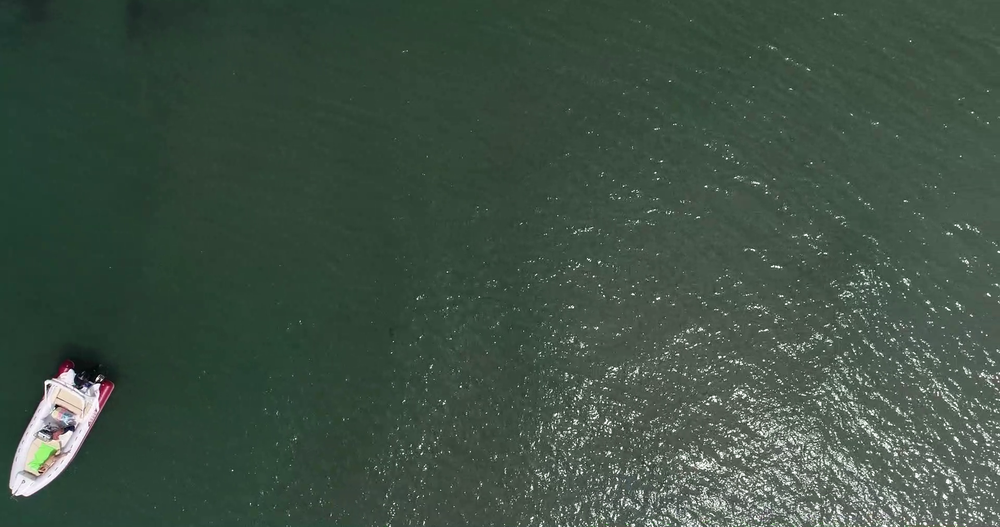
#> input picture train_segmentation/test_images_seg/16.PNG, 1000 x 527 px, shrunk from 1920 x 1012 before the run, found by its file name
$ jupyter execute --allow-errors classic-segmentation.ipynb
#> lines starting #> are read from the running program, lines starting #| are printed output that depends on the picture; after the words box and inside, x2 and y2 are one past the last pixel; in counts of white or black regions, pixels touching at a corner belong together
[cell 1]
import numpy as np
import cv2
from matplotlib import pyplot as plt
from PIL import Image


img = cv2.imread('/Users/simenallum/Documents/msc_thesis/train_segmentation/test_images_seg/16.png')
#> img is the input picture: shape (527, 1000, 3); mean B, G, R 68.2, 80.7, 62.8
gray = cv2.cvtColor(img,cv2.COLOR_BGR2GRAY)
ret, thresh = cv2.threshold(gray,0,255,cv2.THRESH_BINARY_INV+cv2.THRESH_OTSU)
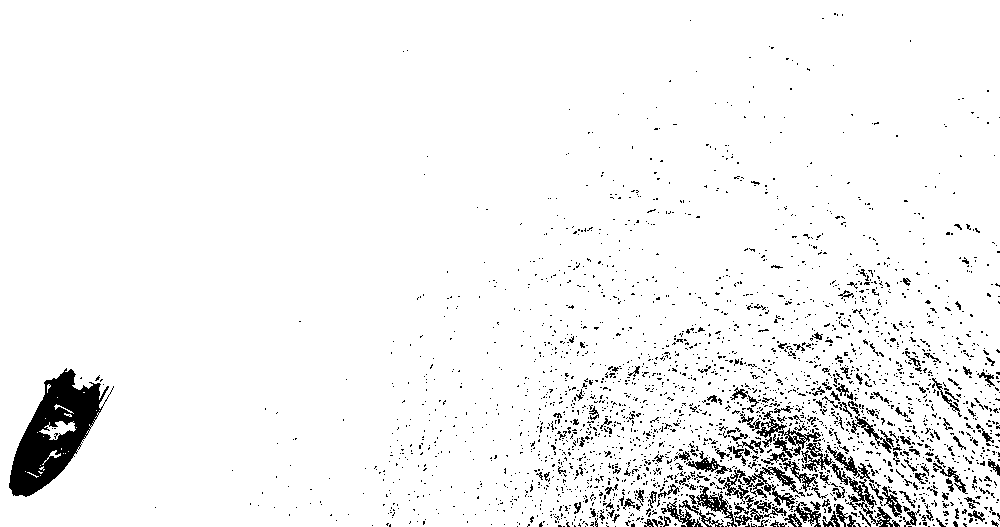
#> thresh: shape (527, 1000); 94.8% white; 2599 black regions (2427 under 20 px), largest, box (x1, y1, x2, y2) and area: (9, 368, 114, 497) 5858, (830, 464, 900, 527) 731, (743, 467, 805, 508) 723
#> ret = 123

[cell 2]
# noise removal
kernel = np.ones((3,3),np.uint8)
opening = cv2.morphologyEx(thresh,cv2.MORPH_OPEN,kernel, iterations = 2)
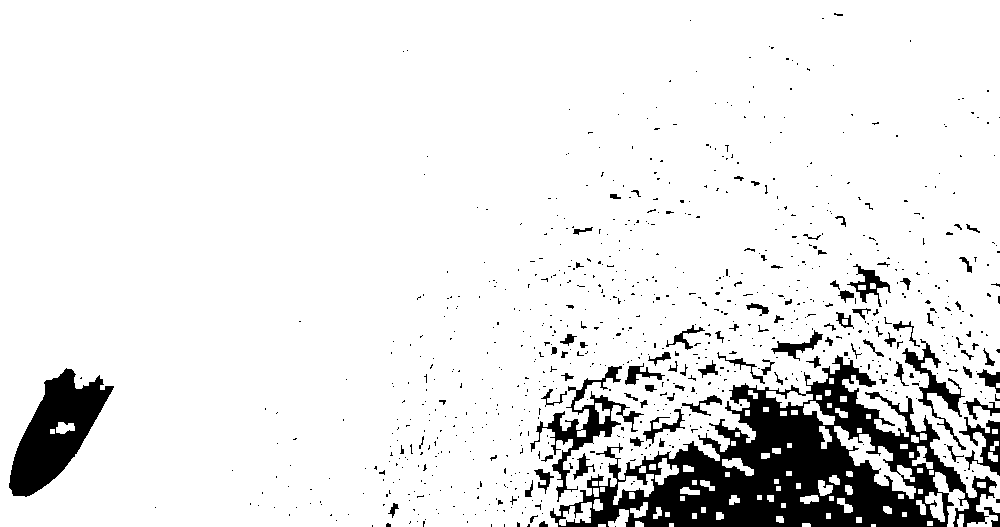
#> opening: shape (527, 1000); 90.4% white; 804 black regions (715 under 20 px), largest, box (x1, y1, x2, y2) and area: (550, 355, 997, 527) 30127, (9, 368, 114, 497) 6447, (530, 366, 644, 502) 2636

# sure background area
sure_bg = cv2.dilate(opening,kernel,iterations=3)
#> sure_bg: shape (527, 1000); 96.3% white; 60 black regions (34 under 20 px), largest, box (x1, y1, x2, y2) and area: (651, 393, 924, 527) 12258, (13, 372, 106, 493) 4708, (838, 395, 909, 465) 771

# Finding sure foreground area
dist_transform = cv2.distanceTransform(opening,cv2.DIST_L2,5)
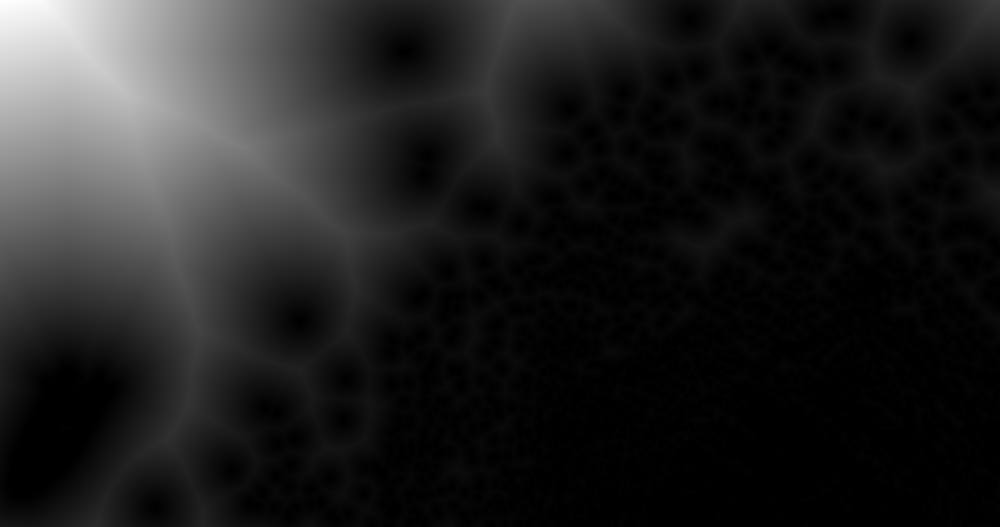
#> dist_transform: shape (527, 1000) float32; min 0, max 381, mean 49.5; drawn with min black and max white
ret, sure_fg = cv2.threshold(dist_transform,0.7*dist_transform.max(),255,0)
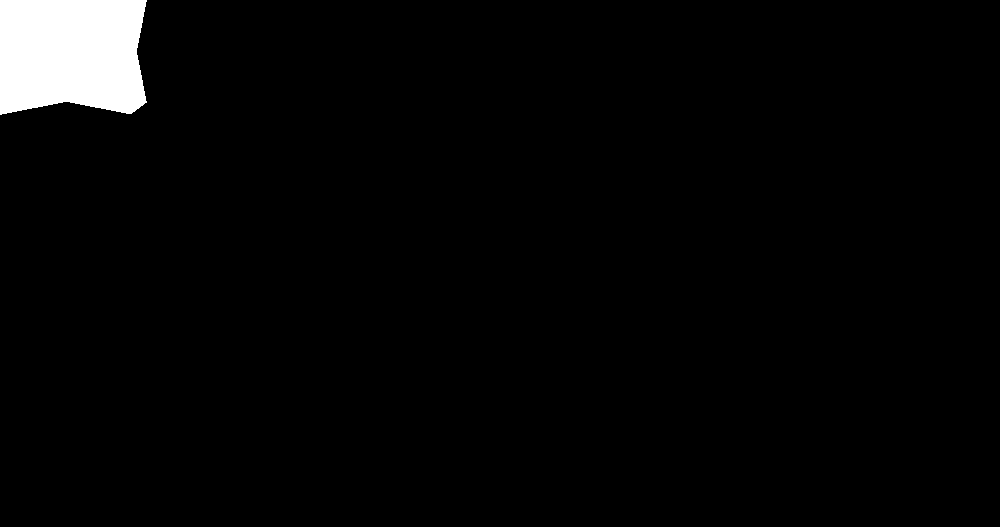
#> sure_fg: shape (527, 1000) float32; 2.9% white; 1 white region, box (x1, y1, x2, y2) and area: (0, 0, 147, 115) 15384
#> ret = 266.7

# Finding unknown region
sure_fg = np.uint8(sure_fg)
unknown = cv2.subtract(sure_bg,sure_fg)
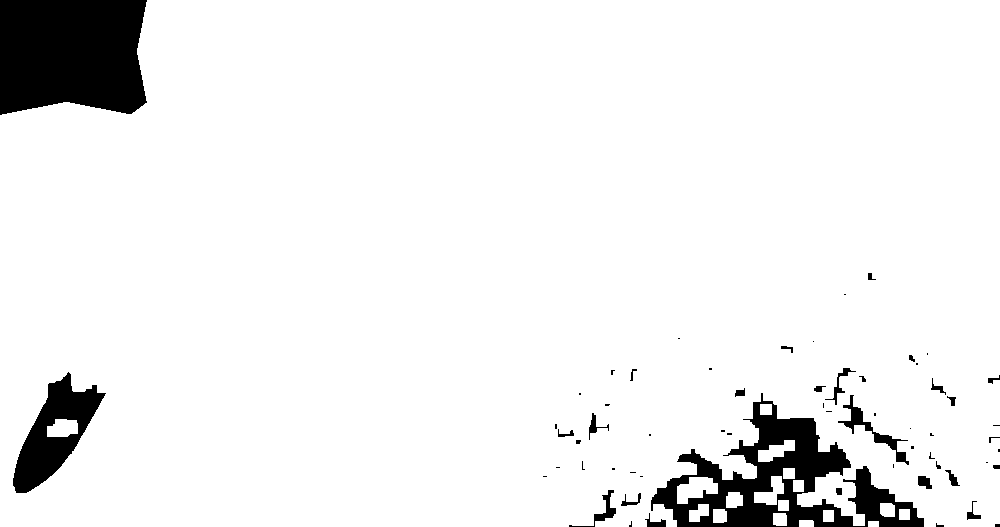
#> unknown: shape (527, 1000); 93.3% white; 61 black regions (34 under 20 px), largest, box (x1, y1, x2, y2) and area: (0, 0, 147, 115) 15384, (651, 393, 924, 527) 12258, (13, 372, 106, 493) 4708

[cell 3]
# Marker labelling
ret, markers = cv2.connectedComponents(sure_fg)
#> ret = 2

# Add one to all labels so that sure background is not 0, but 1
markers = markers+1

# Now, mark the region of unknown with zero
markers[unknown==255] = 0
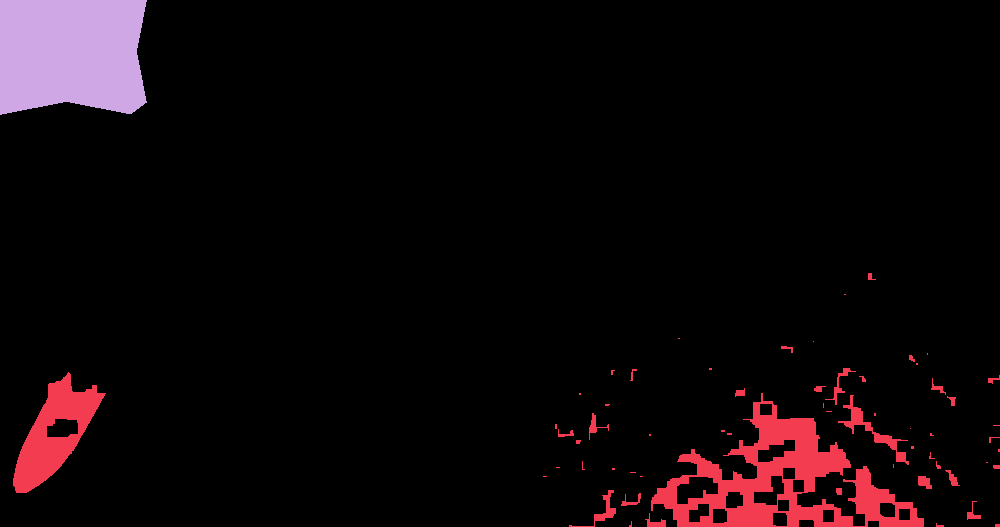
#> markers: shape (527, 1000) int32; 3 distinct labels, from 0 to 2; one colour per label, 0 black

[cell 4]
markers = cv2.watershed(img,markers)
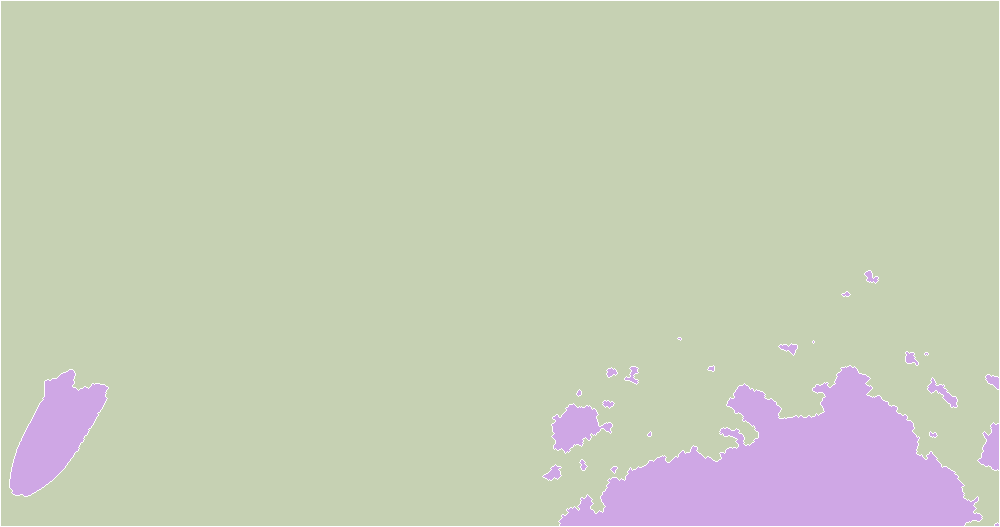
#> markers: shape (527, 1000) int32; 3 distinct labels, from -1 to 2; one colour per label, 0 black, -1 white
img[markers == -1] = [255,0,0]
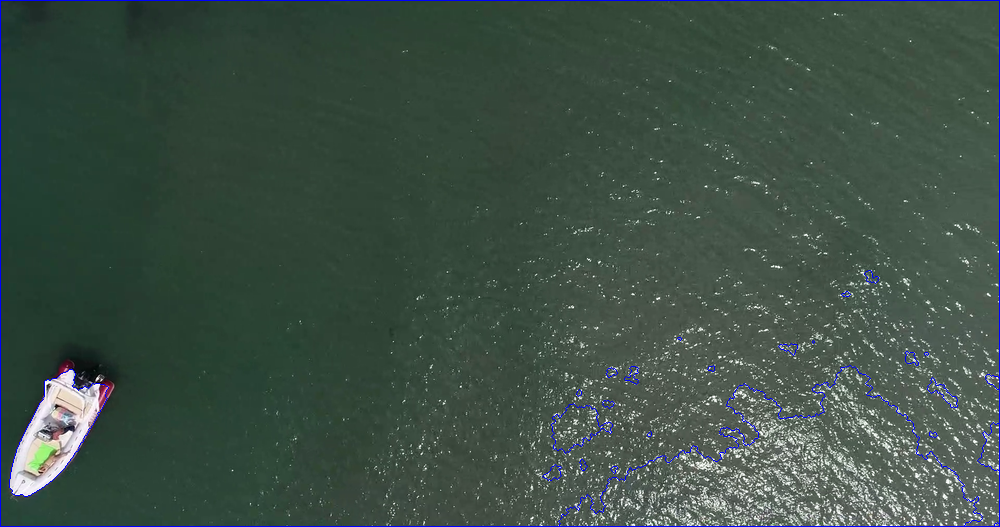
#> img: shape (527, 1000, 3); 0.97% of pixels changed, all inside (x1, y1, x2, y2) = (0, 0, 1000, 527)

[cell 5]
PIL_sure = Image.fromarray(np.uint8(markers)).convert('RGB')
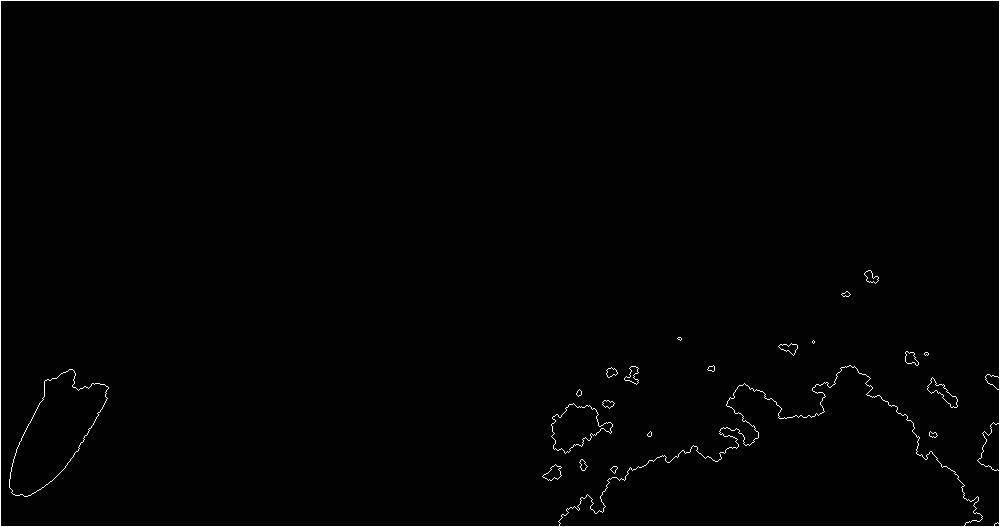
#> PIL_sure: PIL image 1000x527 RGB; min 1, max 255, mean 4.4

PIL_sure.show()

$ run again, with train_segmentation/test_images_seg/13.PNG copied over train_segmentation/test_images_seg/16.PNG
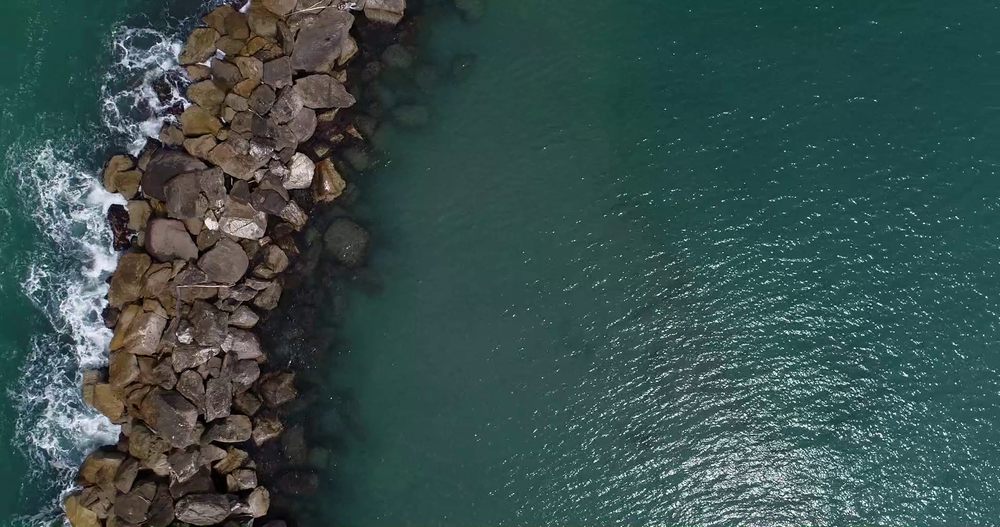
#> input picture train_segmentation/test_images_seg/13.PNG, 1000 x 527 px, shrunk from 1920 x 1012 before the run, found by its file name
#> img is the input picture: shape (527, 1000, 3); mean B, G, R 76.7, 79.1, 56.8
#> `ret, thresh = cv2.threshold(gray,0,255,cv2.THRESH_BINARY_INV+cv2.THRES..`:
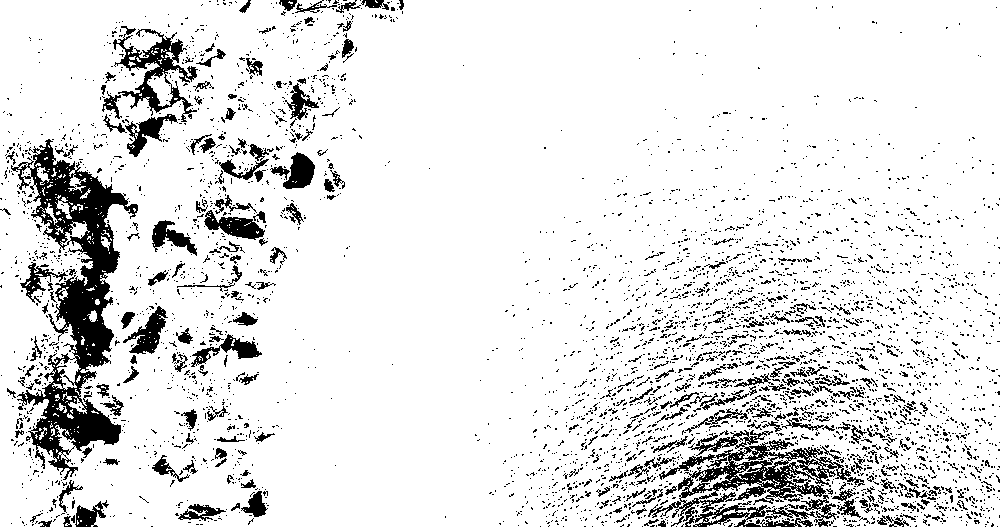
#> thresh: shape (527, 1000); 88.9% white; 4092 black regions (3797 under 20 px), largest, box (x1, y1, x2, y2) and area: (11, 139, 138, 480) 13485, (648, 430, 865, 527) 7456, (113, 26, 198, 122) 2369
#> `ret, thresh = cv2.threshold(gray,0,255,cv2.THRESH_BINARY_INV+cv2.THRES..`: ret = 105
#> opening: shape (527, 1000); 80.3% white; 1084 black regions (947 under 20 px), largest, box (x1, y1, x2, y2) and area: (562, 285, 1000, 527) 43492, (4, 137, 168, 527) 25194, (100, 21, 226, 157) 6093
#> sure_bg: shape (527, 1000); 92.2% white; 147 black regions (77 under 20 px), largest, box (x1, y1, x2, y2) and area: (641, 355, 884, 527) 15412, (10, 143, 126, 492) 13286, (124, 40, 195, 80) 1205
#> `ret, sure_fg = cv2.threshold(dist_transform,0.7*dist_transform.max(),2..`: ret = 74.86
#> unknown: shape (527, 1000); 91.5% white; 149 black regions (77 under 20 px), largest, box (x1, y1, x2, y2) and area: (641, 355, 884, 527) 15412, (10, 143, 126, 492) 13286, (502, 0, 592, 60) 2765
#> `ret, markers = cv2.connectedComponents(sure_fg)`: ret = 3
#> img: shape (527, 1000, 3); 1.22% of pixels changed, all inside (x1, y1, x2, y2) = (0, 0, 1000, 527)
#> `PIL_sure = Image.fromarray(np.uint8(markers)).convert('RGB')`:
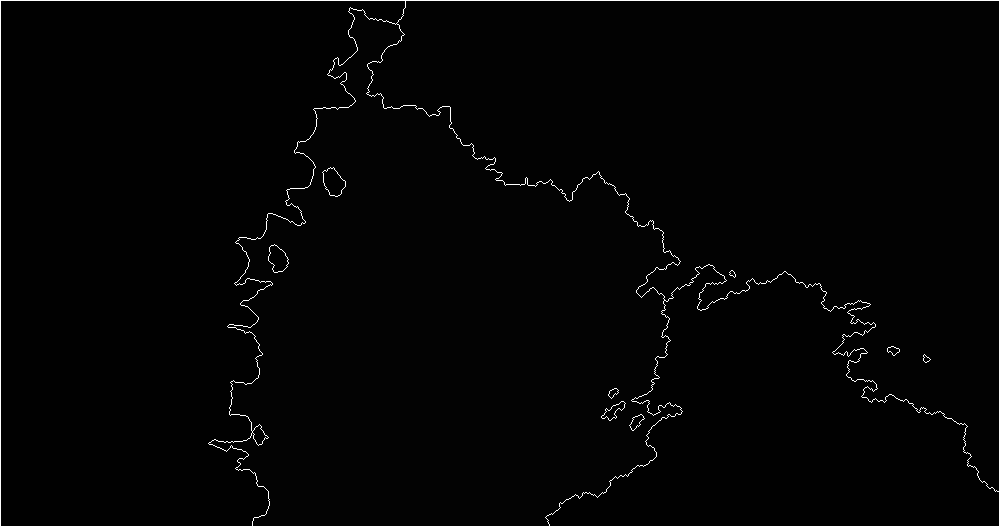
#> PIL_sure: PIL image 1000x527 RGB; min 1, max 255, mean 5

$ run again, with train_segmentation/test_images_seg/15.PNG copied over train_segmentation/test_images_seg/16.PNG
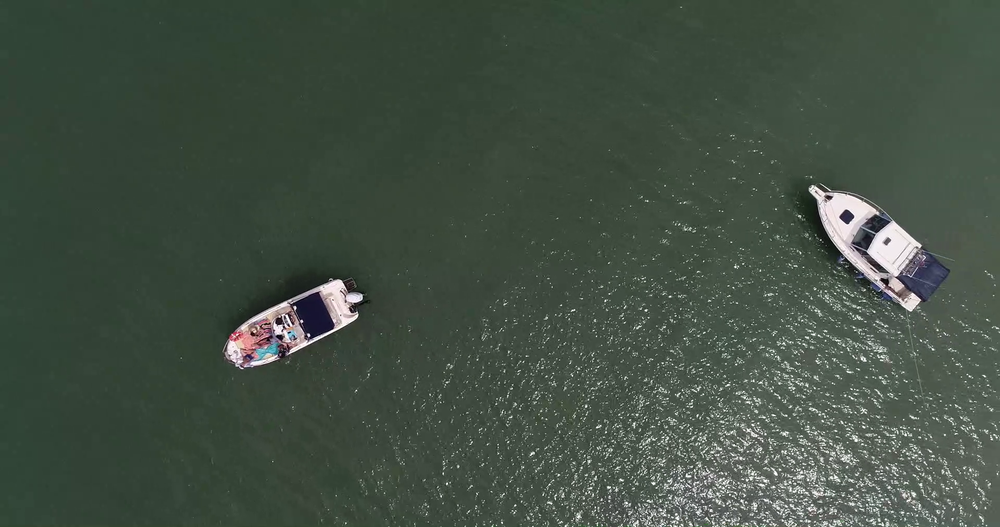
#> input picture train_segmentation/test_images_seg/15.PNG, 1000 x 527 px, shrunk from 1920 x 1012 before the run, found by its file name
#> img is the input picture: shape (527, 1000, 3); mean B, G, R 67.9, 79.9, 67.1
#> `ret, thresh = cv2.threshold(gray,0,255,cv2.THRESH_BINARY_INV+cv2.THRES..`:
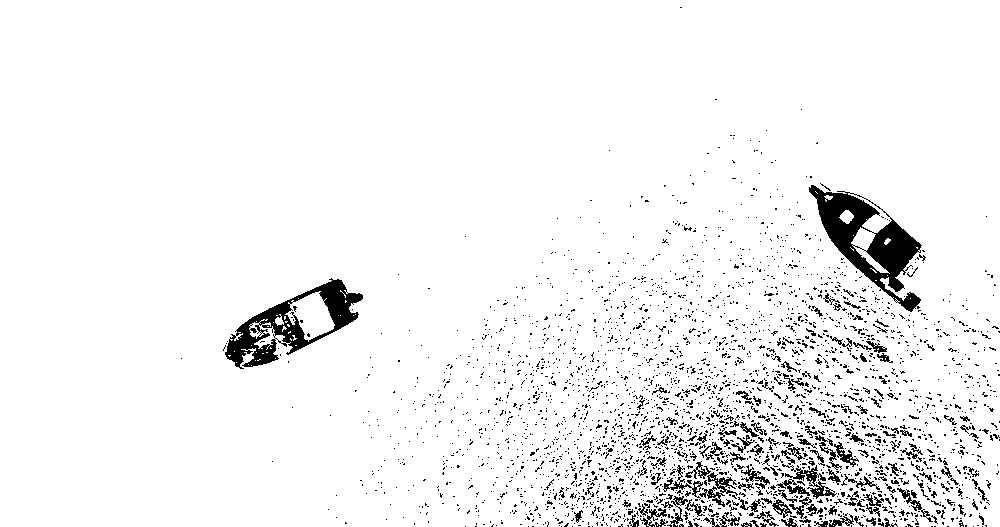
#> thresh: shape (527, 1000); 94.7% white; 3005 black regions (2850 under 20 px), largest, box (x1, y1, x2, y2) and area: (809, 185, 922, 312) 5017, (225, 278, 363, 369) 3895, (782, 464, 837, 499) 484
#> `ret, thresh = cv2.threshold(gray,0,255,cv2.THRESH_BINARY_INV+cv2.THRES..`: ret = 123
#> opening: shape (527, 1000); 89.8% white; 850 black regions (746 under 20 px), largest, box (x1, y1, x2, y2) and area: (565, 308, 968, 527) 32759, (809, 183, 926, 328) 6061, (223, 278, 363, 369) 4793
#> sure_bg: shape (527, 1000); 96.5% white; 87 black regions (57 under 20 px), largest, box (x1, y1, x2, y2) and area: (627, 433, 894, 527) 9347, (814, 189, 922, 294) 3207, (228, 303, 307, 364) 1889
#> `ret, sure_fg = cv2.threshold(dist_transform,0.7*dist_transform.max(),2..`: ret = 276.1
#> unknown: shape (527, 1000); 92.8% white; 88 black regions (57 under 20 px), largest, box (x1, y1, x2, y2) and area: (0, 0, 320, 149) 19117, (627, 433, 894, 527) 9347, (814, 189, 922, 294) 3207
#> `ret, markers = cv2.connectedComponents(sure_fg)`: ret = 2
#> img: shape (527, 1000, 3); 1.01% of pixels changed, all inside (x1, y1, x2, y2) = (0, 0, 1000, 527)
#> `PIL_sure = Image.fromarray(np.uint8(markers)).convert('RGB')`:
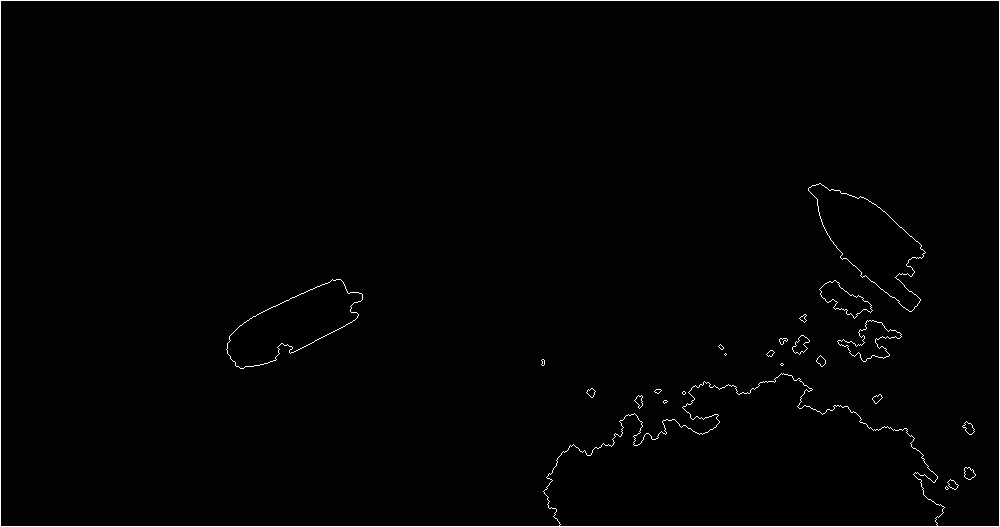
#> PIL_sure: PIL image 1000x527 RGB; min 1, max 255, mean 4.5
